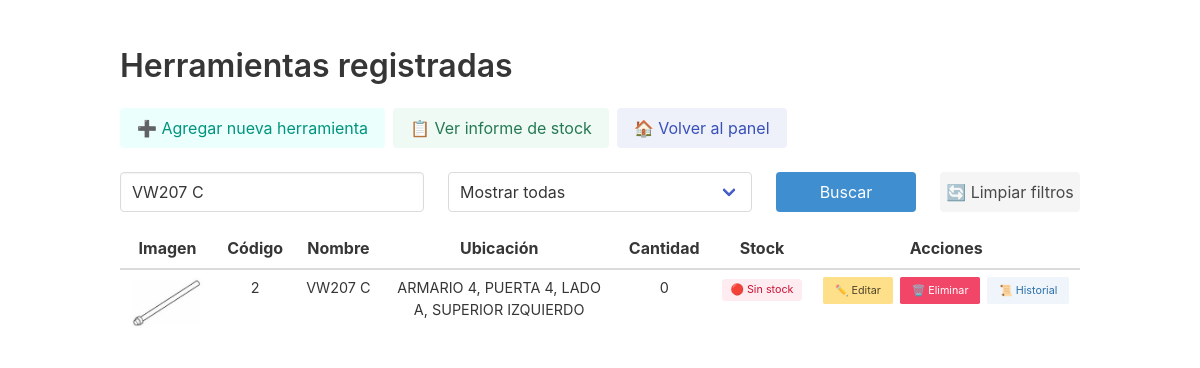
Before: /listar_herramientas.php?buscar=VW207 C (signed in) with the older database file.
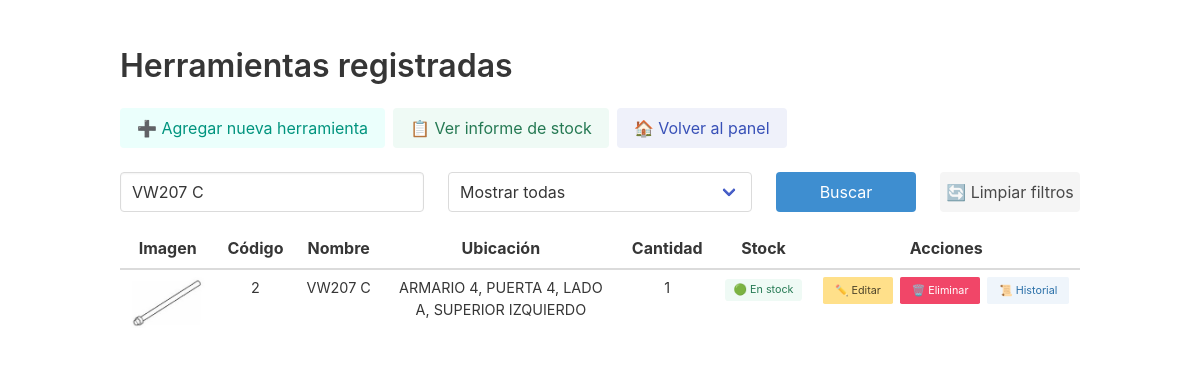
After: the same page with the newer database file.
### tables this page shows
CREATE TABLE `herramientas` (
  `id` int(11) NOT NULL AUTO_INCREMENT,
  `codigo` varchar(50) DEFAULT NULL,
  `nombre` varchar(100) NOT NULL,
  `imagen` varchar(255) DEFAULT NULL,
  `ubicacion` varchar(100) NOT NULL,
  `cantidad` int(11) NOT NULL DEFAULT 1,
  PRIMARY KEY (`id`)
);

### listar_herramientas.php (the view, shortened to what this page needs)
<?php
include 'includes/conexion.php';
$buscar = isset($_GET['buscar']) ? $conexion->real_escape_string($_GET['buscar']) : '';
$filtro = isset($_GET['filtro']) ? $_GET['filtro'] : 'todas';
$where = "1";
if ($buscar) {
    $where .= " AND (nombre LIKE '%$buscar%' OR codigo LIKE '%$buscar%')";
}
$sql = "SELECT * FROM herramientas WHERE $where";
$herramientas = $conexion->query($sql);
?>
<!DOCTYPE html>
<html lang="es">
<head>
    <link rel="stylesheet" href="https://cdn.jsdelivr.net/npm/bulma@0.9.4/css/bulma.min.css">
</head>
<body>
<section class="section">
    <div class="container">
        <h2 class="title is-3">Herramientas registradas</h2>
        <div class="buttons">
            <a href="agregar_herramienta.php" class="button is-primary is-light">
                ➕ Agregar nueva herramienta
            </a>
            <a href="informe_stock.php" class="button is-success is-light">
                📋 Ver informe de stock
            </a>
            <a href="dashboard.php" class="button is-link is-light">
                🏠 Volver al panel
            </a>
        </div>
        <form method="get" class="mb-4">
            <div class="columns is-multiline">
                <div class="column is-4">
                    <input class="input" type="text" name="buscar" placeholder="Buscar por nombre o código..." value="<?= htmlspecialchars($buscar) ?>">
                </div>
                <div class="column is-4">
                    <div class="select is-fullwidth">
                        <select name="filtro" onchange="this.form.submit()">
                            <option value="todas" <?= $filtro === 'todas' ? 'selected' : '' ?>>Mostrar todas</option>
                        </select>
                    </div>
                </div>
                <div class="column is-2">
                    <button class="button is-info is-fullwidth" type="submit">Buscar</button>
                </div>
                <div class="column is-2">
                    <a href="listar_herramientas.php" class="button is-light is-fullwidth">🔄 Limpiar filtros</a>
                </div>
            </div>
        </form>
        <table class="table is-striped is-fullwidth">
            <thead>
                <tr>
                    <th class="has-text-centered">Imagen</th>
                    <th class="has-text-centered">Código</th>
                    <th class="has-text-centered">Nombre</th>
                    <th class="has-text-centered">Ubicación</th>
                    <th class="has-text-centered">Cantidad</th>
                    <th class="has-text-centered">Stock</th>
                    <th class="has-text-centered">Acciones</th>
                </tr>
            </thead>
            <tbody>
                <?php while ($herramienta = $herramientas->fetch_assoc()): ?>
                    <tr>
                        <td class="has-text-centered">
                            <?php if (!empty($herramienta['imagen']) && file_exists($herramienta['imagen'])): ?>
                                <img src="<?= $herramienta['imagen'] ?>" alt="<?= $herramienta['nombre'] ?>" width="100">
                            <?php else: ?>
                                <span class="has-text-grey-light">Sin imagen</span>
                            <?php endif; ?>
                        </td>
                        <td class="has-text-centered"><?= htmlspecialchars($herramienta['codigo']) ?></td>
                        <td class="has-text-centered"><?= htmlspecialchars($herramienta['nombre']) ?></td>
                        <td class="has-text-centered"><?= htmlspecialchars($herramienta['ubicacion']) ?></td>
                        <td class="has-text-centered"><?= intval($herramienta['cantidad']) ?></td>
                        <td class="has-text-centered">
                            <?php if ($herramienta['cantidad'] == 0): ?>
                                <span class="tag is-danger is-light">🔴 Sin stock</span>
                            <?php else: ?>
                                <span class="tag is-success is-light">🟢 En stock</span>
                            <?php endif; ?>
                        </td>
                        <td class="has-text-centered">
                            <div style="display: flex; justify-content: center; align-items: center; gap: 0.5rem;">
                                <a href="editar_herramienta.php?id=<?= $herramienta['id'] ?>" class="button is-small is-warning">✏️ Editar</a>
                                <a href="eliminar_herramienta.php?id=<?= $herramienta['id'] ?>" class="button is-small is-danger" onclick="return confirm('¿Estás seguro de eliminar esta herramienta?')">🗑️ Eliminar</a>
                                <a href="historial_herramienta.php?id=<?= $herramienta['id'] ?>" class="button is-small is-info is-light">📜 Historial</a>
                            </div>
                        </td>
                    </tr>
                <?php endwhile; ?>
            </tbody>
        </table>
    </div>
</section>
</body>
</html>

### listar_herramientas.php (style rules this page uses)
tbody { zoom: 90%; }

Changed rows visible on the page:
changed herramientas "VW207 C": cantidad "0" → "1"; cantidad "🔴 Sin stock" → "🟢 En stock"
